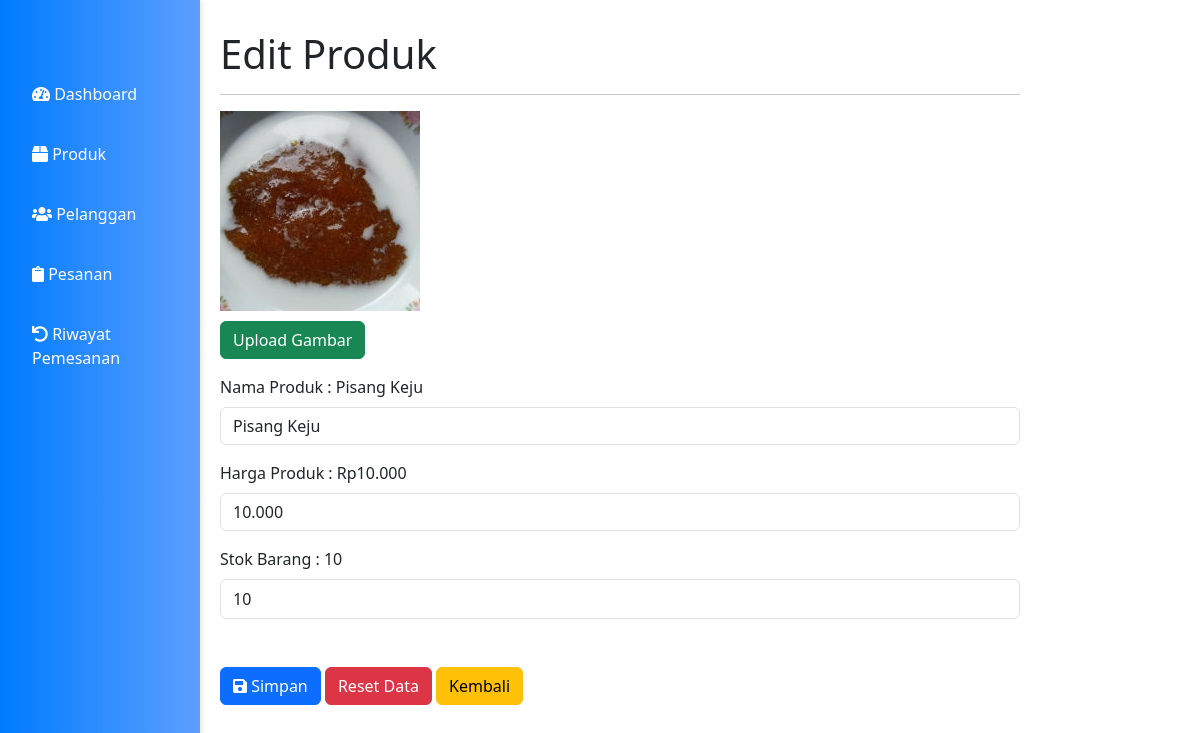
The page /admin/editproduk.php?item_id=1 (signed in) on the database as committed earlier.
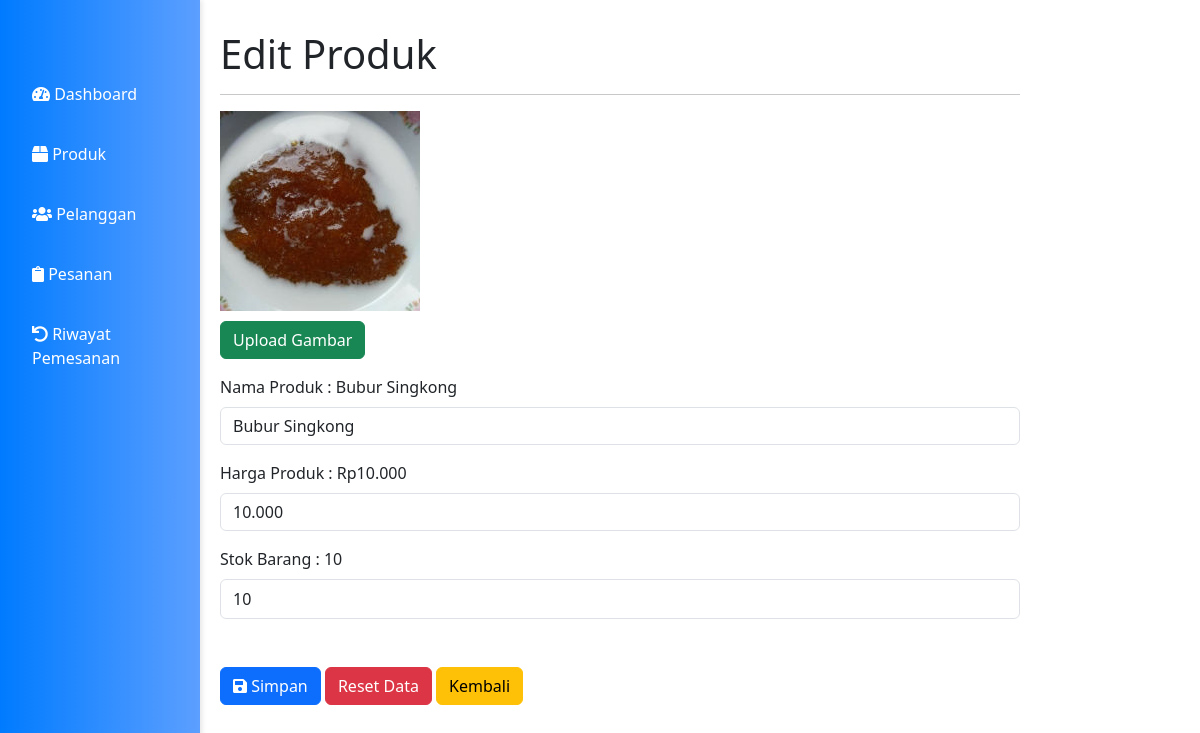
The same page on the database as committed later.
### tables this page shows
CREATE TABLE `items` (
  `item_id` int(11) NOT NULL,
  `item_name` varchar(225) NOT NULL,
  `stok` int(11) NOT NULL,
  `harga` decimal(6,3) NOT NULL,
  `item_image` varchar(100) DEFAULT NULL,
  `item_desc` text DEFAULT NULL,
  `aktif` tinyint(1) NOT NULL DEFAULT 1
);

### admin/editproduk.php (the view, shortened to what this page needs)
<?php
include "../koneksi/koneksi.php" ?>
<!DOCTYPE html>
<html lang="en">
<head>
  <link href="https://cdn.jsdelivr.net/npm/bootstrap@5.3.0/dist/css/bootstrap.min.css" rel="stylesheet">
  <link rel="stylesheet" href="https://cdnjs.cloudflare.com/ajax/libs/font-awesome/5.15.3/css/all.min.css">
</head>
<body>
  <div class="sidebar">
    <a href="dashboard.php"><i class="fas fa-tachometer-alt"></i> Dashboard</a>
    <a href="produk.php"><i class="fas fa-box"></i> Produk</a>
    <a href="pelanggan.php"><i class="fas fa-users"></i> Pelanggan</a>
    <a href="pesanan.php"><i class="fas fa-clipboard"></i> Pesanan</a>
    <a href="riwayatpemesanan.php"><i class="fas fa-undo"></i> Riwayat Pemesanan</a>
  </div>
  <div class="content">
    <div class="col-sm-9 col-sm-offset-3 col-md-10 col-md-offset-2 main">
      <h1 class="page-header">Edit Produk</h1>
      <hr>
      <section class="row">
        <div class="col-md-12">
          <div class="box box-danger">
            <?php
            $item_id = $_GET['item_id'];
            $query = $conn->query("SELECT * FROM items where item_id='$item_id'");
            while ($edit = $query->fetch(PDO::FETCH_ASSOC)) {
            ?>
              <form role="form" action="editprodukproses.php" method="post" enctype="multipart/form-data">
                <div class="box-body">
                  <div class="form-group">
                    <img src="../<?php echo $edit['item_image']; ?>" alt="Gambar Produk" width="200" height="200">
                  </div>
                  <a id="tombol-upload" class="btn btn-success" style="margin-top: 10px;">Upload Gambar</a>
                  <div class="form-group mt-3">
                    <label>Nama Produk : <?php echo $edit['item_name'] ?></label>
                    <input type="text" value="<?php echo $edit['item_name'] ?>" name="item_name"
                      class="form-control mt-2" placeholder="" required>
                  </div>
                  <div class="form-group mt-3">
                    <label>Harga Produk : Rp<?php echo $edit['harga'] ?></label>
                    <input type="text" value="<?php echo $edit['harga'] ?>" name="harga"
                      class="form-control mt-2" placeholder="" required>
                  </div>
                  <div class="form-group mt-3">
                    <label>Stok Barang : <?php echo $edit['stok'] ?></label>
                    <input type="number" value="<?php echo $edit['stok'] ?>" name="stok" style="height: 40px;"
                      class="form-control mt-2" placeholder="" required min="0" max="1000">
                  </div>
                  <div class="box mt-5">
                    <button type="submit" class="btn btn-primary"><i class="fas fa-save"></i> Simpan</button>
                    <button type="reset" class="btn btn-danger">Reset Data</button>
                    <a href="produk.php" class="btn btn-warning">Kembali</a>
                  </div>
                </div>
              </form>
            <?php
            }
            ?>
      </section>
    </div>
  </div>

Rows that differ between the two databases and show on the page:
changed items: item_name "Pisang Keju" → "Bubur Singkong"
